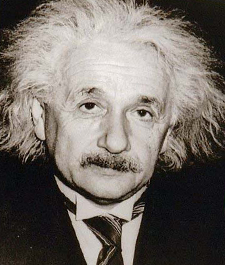
%> input picture data/einstein.bmp, 225 x 265 px
$ octave proj1.m   (GNU Octave 9; MATLAB toolbox functions it lacks are replaced by stand-ins)
%> lines starting %> are read from the running program, lines starting %| are printed output that depends on the picture
### code/my_imfilter.m
function output = my_imfilter(image, filter)
% This function is intended to behave like the built in function imfilter()
% See 'help imfilter' or 'help conv2'. While terms like "filtering" and
% "convolution" might be used interchangeably, and they are indeed nearly
% the same thing, there is a difference:
% from 'help filter2'
%    2-D correlation is related to 2-D convolution by a 180 degree rotation
%    of the filter matrix.

% Your function should work for color images. Simply filter each color
% channel independently.

% Your function should work for filters of any width and height
% combination, as long as the width and height are odd (e.g. 1, 7, 9). This
% restriction makes it unambigious which pixel in the filter is the center
% pixel.

% Boundary handling can be tricky. The filter can't be centered on pixels
% at the image boundary without parts of the filter being out of bounds. If
% you look at 'help conv2' and 'help imfilter' you see that they have
% several options to deal with boundaries. You should simply recreate the
% default behavior of imfilter -- pad the input image with zeros, and
% return a filtered image which matches the input resolution. A better
% approach is to mirror the image content over the boundaries for padding.

% % Uncomment if you want to simply call imfilter so you can see the desired
% % behavior. When you write your actual solution, you can't use imfilter,
% % filter2, conv2, etc. Simply loop over all the pixels and do the actual
% % computation. It might be slow.
% output = imfilter(image, filter);


%%%%%%%%%%%%%%%%
% [22 lines of commented-out code are left out]
%%%%%%%%%%%%%%%%

%%%%%%%%%%%%%%%%
% Your code here - Version_2_Fast
  [ix,iy,iz]=size(image);    % know the size of image
  [fx,fy,fz]=size(filter);      % know the size of filter,general result for any 2-D filter
%  %extension
  ex=(fx-1)/2;               % know how the filter extends the size of x
  ey=(fy-1)/2;               % know how the filter extends the size of y

  yc=zeros(ix+2*ex,iy+2*ey,iz);      % creat the new size of the zeros matrix by filter/image
  yc(ex+1:ix+ex,ey+1:iy+ey,:)=image; % put the image in the matrix

  for yz=1:iz                        % 2-D filter doesn't affect z-axis
     for yx=1:ix                     % filter starts from the first block of x-axis
         for yy=1:iy                 % filter starts from the first block of y-axis
             sum=0;                  % initial value of sum
             for nx=1:fx             % filter x-axis size
                 for ny=1:fy         % filter y-axis size
                       mx=fx-2*ex-1; % index
                       my=fy-2*ey-1; % index
                     sum=sum+yc(yx-mx+nx-1,yy-my+ny-1,yz)*filter(nx,ny); % filtering + sum the value in matrix each time
                 end
             end
              ycc(yx,yy,yz)=sum;     %resize the image to original size
         end
     end
 end
  output=ycc;
%%%%%%%%%%%%%%%%

### code/proj1.m
% Before trying to construct hybrid images, it is suggested that you
% implement my_imfilter.m and then debug it using proj1_test_filtering.m

% Debugging tip: You can split your MATLAB code into cells using "%%"
% comments. The cell containing the cursor has a light yellow background,
% and you can press Ctrl+Enter to run just the code in that cell. This is
% useful when projects get more complex and slow to rerun from scratch

close all; % closes all figures

%% Setup
% read images and convert to floating point format
image1 = im2single(imread('../data/einstein.bmp'));
image2 = im2single(imread('../data/marilyn.bmp'));
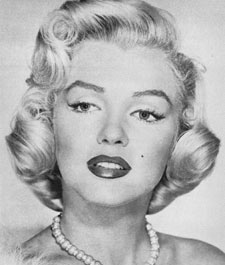
%> input picture data/marilyn.bmp, 225 x 265 px
%> image2: size 265x225x3 single; min 0.051, max 0.957, mean 0.695

% Several additional test cases are provided for you, but feel free to make
% your own (you'll need to align the images in a photo editor such as
% Photoshop). The hybrid images will differ depending on which image you
% assign as image1 (which will provide the low frequencies) and which image
% you asign as image2 (which will provide the high frequencies)

%% Filtering and Hybrid Image construction
cutoff_frequency = 7; %This is the standard deviation, in pixels, of the
% Gaussian blur that will remove the high frequencies from one image and
% remove the low frequencies from another image (by subtracting a blurred
% version from the original version). You will want to tune this for every
% image pair to get the best results.
filter = fspecial('Gaussian', cutoff_frequency*4+1, cutoff_frequency);

%%%%%%%%%%%%%%%%%%%%%%%%%%%%%%%%%%%%%%%%%%%%%%%%%%%%%%%%%%%%%%%%%%%
% YOUR CODE BELOW. Use my_imfilter create 'low_frequencies' and
% 'high_frequencies' and then combine them to create 'hybrid_image'
%%%%%%%%%%%%%%%%%%%%%%%%%%%%%%%%%%%%%%%%%%%%%%%%%%%%%%%%%%%%%%%%%%%
%%
%%%%%%%%%%%%%%%%%%%%%%%%%%%%%%%%%%%%%%%%%%%%%%%%%%%%%%%%%%%%%%%%%%%%%%%%
% Remove the high frequencies from image1 by blurring it. The amount of
% blur that works best will vary with different image pairs
%%%%%%%%%%%%%%%%%%%%%%%%%%%%%%%%%%%%%%%%%%%%%%%%%%%%%%%%%%%%%%%%%%%%%%%%

low_frequencies = my_imfilter(image1, filter);
%> in my_imfilter, `yc(ex+1:ix+ex,ey+1:iy+ey,:)=image;`:
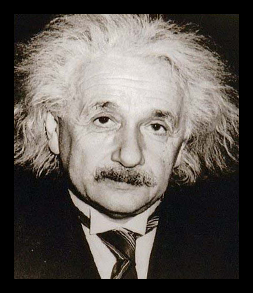
%> yc: size 293x253x3 double; mean R, G, B 0.365, 0.343, 0.324
%> (the run ends here)
